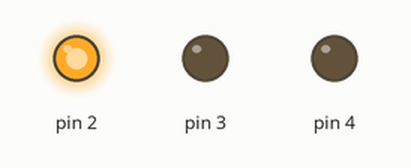
This sketch was run on a simulated Arduino Uno, built with avr-gcc and run on an emulated ATmega328P. On the bench: output pins drawn as LEDs (lit = HIGH).

Above: at 2.5 s.
At 7.5 s:
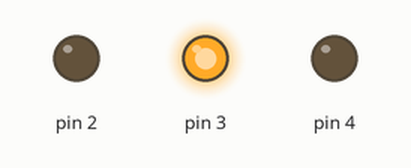
At 12.5 s:
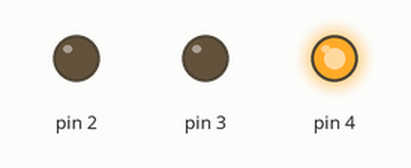
Timing chart, 0 to 19.5 s (numbered marks = the images above):
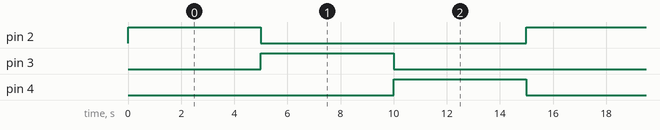

The sketch:

trafficLight.ino
```cpp
//Traffic Light
void setup()
{
  pinMode(2,OUTPUT);
  pinMode(3,OUTPUT);
  pinMode(4,OUTPUT);

}

void loop()
{
  digitalWrite(2, HIGH);
  delay(5000);
  digitalWrite(2, LOW);

  digitalWrite(3, HIGH);
  delay(5000);
  digitalWrite(3, LOW);

  digitalWrite(4, HIGH);
  delay(5000);
  digitalWrite(4, LOW);

}
```

Measured:
- by itself, pin 2–4: alternates HIGH for 5.0 s and LOW for 10.0 s
- by itself, everything shown: repeats every 15.0 s, in 4 steps
